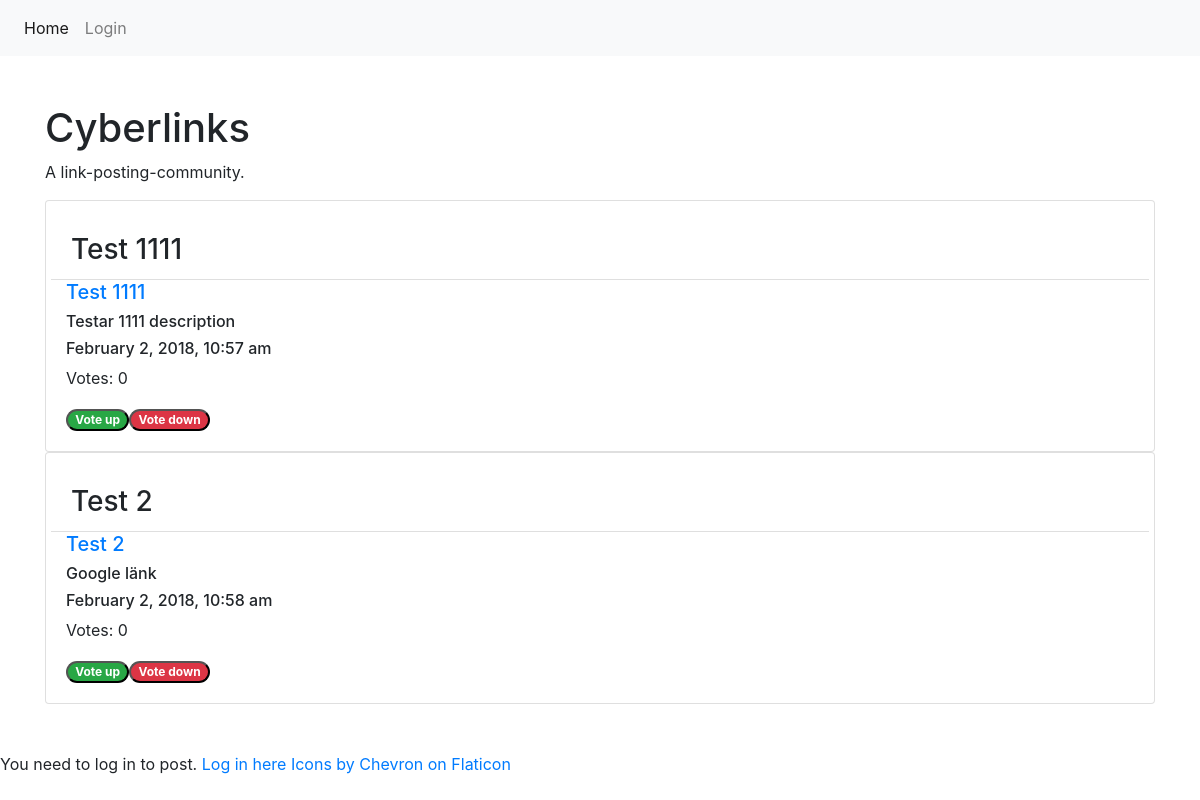
Before: / with the older database file.
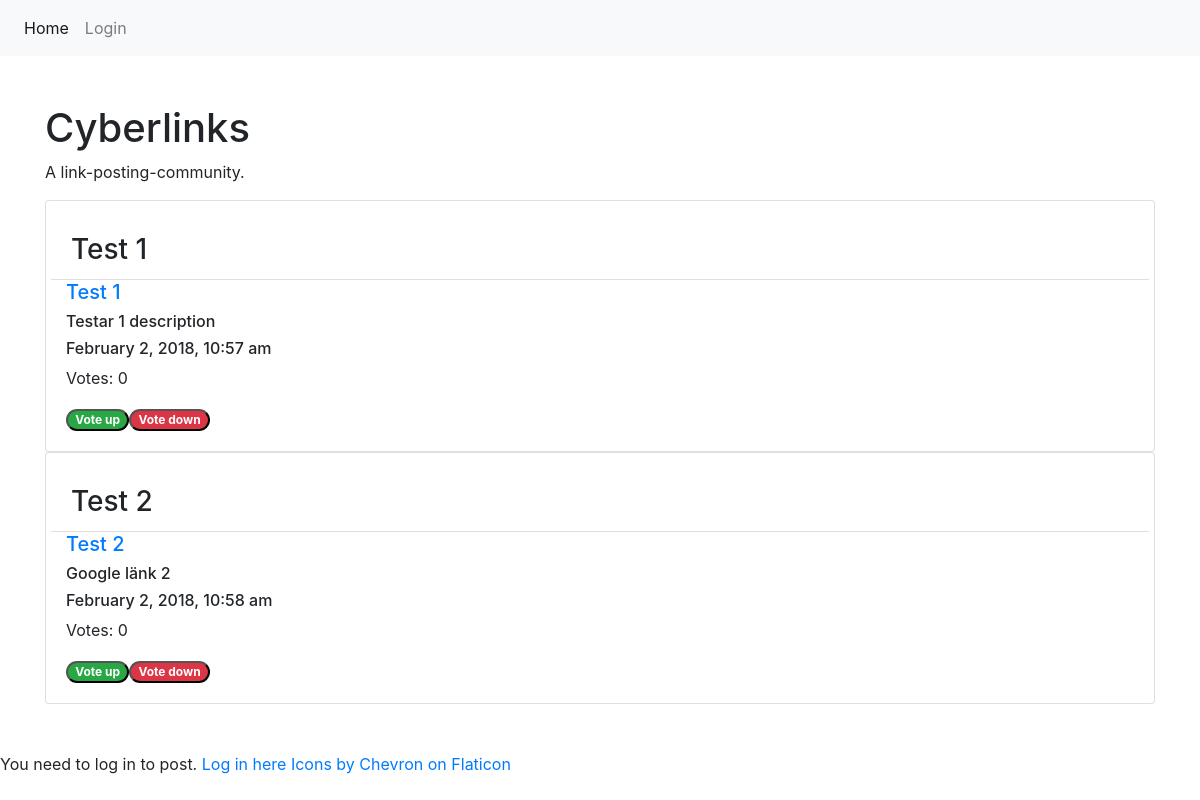
After: the same page with the newer database file.
### tables this page shows
CREATE TABLE "Entry" (
	`entry_id`	INTEGER NOT NULL PRIMARY KEY AUTOINCREMENT UNIQUE,
	`title`	TEXT NOT NULL,
	`description`	TEXT NOT NULL,
	`link`	TEXT NOT NULL,
	`post_date`	TEXT NOT NULL,
	`poster`	TEXT NOT NULL
);

### app/config.php (called while the page is built, shortened)
<?php
return [
    'title' => 'Cyberlinks',
    'database_path' => sprintf('sqlite:%s/database/data1.db', __DIR__),
];

### app/autoload.php (called while the page is built, shortened)
<?php
$config = require __DIR__.'/config.php';

### index.php (the view, shortened to what this page needs)
<?php
require __DIR__.'/views/header.php';
?>
<article>
  <h1><?php echo $config['title']; ?></h1>
  <p>A link-posting-community.</p>
</article>
  <?php
  $stmt = $pdo->prepare("SELECT Entry.*, User.user_id, User.username, User.avatar, Votes.* FROM Entry JOIN User ON Entry.poster=User.username JOIN Votes ON Votes.vote_id=Entry.entry_id ORDER BY score DESC");
  $stmt->execute();
  $entries = $stmt->fetchAll(PDO::FETCH_ASSOC);
  foreach ($entries as $entry) {
    $title = $entry['title'];
    $link = $entry['link'];
    $description = $entry['description'];
    $post_date = $entry['post_date'];
    $score = $entry['score'] ?>
<div class="card">
  <div class="card-body">
      <div class="row">
        <h3 class="card-header col-12"><?php echo $title ?></h3>
        <h5 class="col-12"><a href="<?php echo $link; ?>" target="_blank"> <?php echo $entry['title']; ?></a></h5>
        <h6 class="col-12"><?php echo $description ?></h6>
        <h6 class="col-12"><?php echo $post_date ?></h6>
        <p class="col-12"><?php echo "Votes: ".$entry['score']?></p>
      </div>
      <div class="col-12">
        <div class="row">
          <form action="/app/auth/upVote.php" method="post">
            <button type="submit" class="badge badge-pill badge-success" name="upv">Vote up</button>
          </form>
          <form action="/app/auth/downVote.php" method="post">
            <button type="submit" class="badge badge-pill badge-danger" name="downv">Vote down</button>
          </form>
        </div>
      </div>
  </div>
</div>
  <?php
  }?>
</div>
<?php if (isset($_SESSION['userSession'])) {
  require __DIR__.'/newpost.php';
} else {
  echo "You need to log in to post.";?>
  <a href="/login.php">Log in here</a>
  <?php
}
require __DIR__.'/views/footer.php';
?>
<a href="https://www.flaticon.com/search?word=chevron">Icons by Chevron on Flaticon</a>

### views/header.php (shortened to what this page needs)
<?php
require __DIR__.'/../app/autoload.php';
?>
<!DOCTYPE html>
<html lang="en">
<head>
    <link rel="stylesheet" href="https://maxcdn.bootstrapcdn.com/bootstrap/4.0.0-beta.2/css/bootstrap.min.css">
    <link rel="stylesheet" href="/assets/styles/main.css">
</head>
<body>
    <?php require __DIR__.'/navigation.php'; ?>
    <div class="container py-5">

### views/navigation.php (shortened to what this page needs)
<nav class="navbar navbar-expand-lg navbar-light bg-light">
    <ul class="navbar-nav">
        <li class="nav-item">
            <a class="nav-link <?php echo $_SERVER['SCRIPT_NAME'] === '/index.php' ? 'active' : ''; ?>" href="/index.php">Home</a>
        </li>
        <?php if (isset($_SESSION['userSession'])) : ?>
        <li class="nav-item">
                <a class="nav-link" href="/app/auth/authlogout.php">Logout</a>
          <?php else: ?>
                <a class="nav-link <?php echo $_SERVER['SCRIPT_NAME'] === '/login.php' ? 'active' : ''; ?>" href="login.php">Login</a>
        <?php endif; ?>
    </ul>
</nav>

### views/footer.php (shortened to what this page needs)
</body>
</html>

### assets/styles/main.css (style rules this page uses)
.card-header { background-color: white; }

Changed rows visible on the page:
changed entry: title "Test 1111" → "Test 1"; description "Testar 1111 description" → "Testar 1 description"
changed entry "Test 2": description "Google länk" → "Google länk 2"
